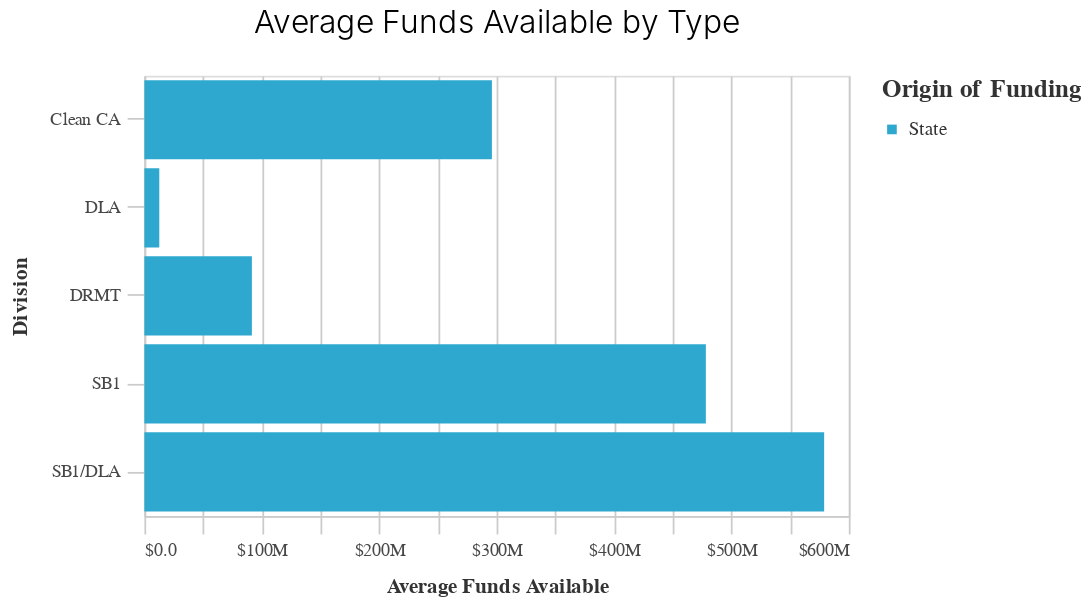

Source (notebook cell):
### Code cell
chart = (
    alt.Chart(
        (
    df
    >>filter(_.federal_or_state_funded=='State')
    >> group_by(_.division, _.federal_or_state_funded)
    >> summarize(avg_funds=(_.funding_amount_available.mean()))
)
    )
    .mark_bar()
    .encode(
        x=alt.X(
            "avg_funds", axis=alt.Axis(format="$.2s"), title="Average Funds Available"
        ),
        y=alt.Y("division", title="Division"),
        color=alt.Color(
            "federal_or_state_funded",
            title="Origin of Funding",
            scale=alt.Scale(range=altair_utils.CALITP_CATEGORY_BRIGHT_COLORS),
        ),
    )
    .properties(title="Average Funds Available by Type")
)
styleguide.preset_chart_config(chart)

### Figure 1 — Vega-Lite specification as saved in the notebook (floating-point values rounded to 4 significant figures)
{"config": {"view": {"continuousWidth": 400, "continuousHeight": 300}, "axis": {"domainColor": "#cbcbcb", "grid": true, "gridColor": "#cbcbcb", "gridWidth": 1, "labelColor": "#474747", "labelFont": "Nunito Sans", "labelFontSize": 10, "labelPadding": 4, "tickColor": "#cbcbcb", "tickSize": 10, "titleColor": "#333", "titleFont": "Raleway", "titleFontSize": 12, "titlePadding": 10}, "axisBand": {"grid": false}, "background": "white", "font": "Raleway", "header": {"labelFont": "Nunito Sans", "titleFont": "Raleway"}, "legend": {"labelColor": "#333", "labelFont": "Nunito Sans", "labelFontSize": 11, "labelLimit": 0, "padding": 1, "symbolSize": 30, "symbolType": "square", "titleColor": "#333", "titleFont": "Raleway", "titleFontSize": 14, "titlePadding": 10}, "title": {"anchor": "middle", "font": "Raleway", "fontSize": 18, "fontWeight": 300, "offset": 20}}, "data": {"name": "data-1eb93b9f53af9d75a737a60d5b58359c"}, "mark": "bar", "encoding": {"color": {"field": "federal_or_state_funded", "scale": {"range": ["#2EA8CE", "#EB9F3C", "#F4D837", "#51BF9D", "#8CBCCB", "#9487C0"]}, "title": "Origin of Funding", "type": "nominal"}, "x": {"axis": {"format": "$.2s"}, "field": "avg_funds", "title": "Average Funds Available", "type": "quantitative"}, "y": {"field": "division", "title": "Division", "type": "nominal"}}, "height": 250, "title": "Average Funds Available by Type", "width": 400, "$schema": "https://vega.github.io/schema/vega-lite/v4.17.0.json", "datasets": {"data-1eb93b9f53af9d75a737a60d5b58359c": [{"division": "Clean CA", "federal_or_state_funded": "State", "avg_funds": 296000000.0}, {"division": "DLA", "federal_or_state_funded": "State", "avg_funds": 12680000.0}, {"division": "DRMT", "federal_or_state_funded": "State", "avg_funds": 91550000.0}, {"division": "SB1", "federal_or_state_funded": "State", "avg_funds": 478200000.0}, {"division": "SB1/DLA", "federal_or_state_funded": "State", "avg_funds": 579000000.0}]}}
